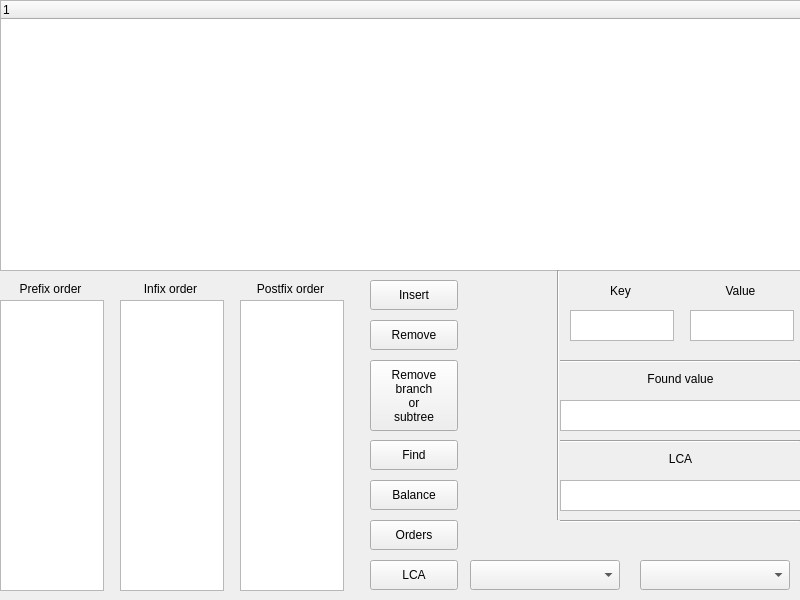
<?xml version="1.0" encoding="UTF-8"?>
<ui version="4.0">
 <class>MainWindow</class>
 <widget class="QMainWindow" name="MainWindow">
  <property name="geometry">
   <rect>
    <x>0</x>
    <y>0</y>
    <width>800</width>
    <height>600</height>
   </rect>
  </property>
  <property name="minimumSize">
   <size>
    <width>800</width>
    <height>600</height>
   </size>
  </property>
  <property name="maximumSize">
   <size>
    <width>800</width>
    <height>600</height>
   </size>
  </property>
  <property name="windowTitle">
   <string>MainWindow</string>
  </property>
  <widget class="QWidget" name="centralwidget">
   <widget class="QTextBrowser" name="pref">
    <property name="geometry">
     <rect>
      <x>0</x>
      <y>300</y>
      <width>104</width>
      <height>291</height>
     </rect>
    </property>
   </widget>
   <widget class="QLabel" name="label">
    <property name="geometry">
     <rect>
      <x>0</x>
      <y>280</y>
      <width>101</width>
      <height>17</height>
     </rect>
    </property>
    <property name="text">
     <string>Prefix order</string>
    </property>
    <property name="alignment">
     <set>Qt::AlignCenter</set>
    </property>
   </widget>
   <widget class="QLabel" name="label_2">
    <property name="geometry">
     <rect>
      <x>120</x>
      <y>280</y>
      <width>101</width>
      <height>17</height>
     </rect>
    </property>
    <property name="text">
     <string>Infix order</string>
    </property>
    <property name="alignment">
     <set>Qt::AlignCenter</set>
    </property>
   </widget>
   <widget class="QTextBrowser" name="inf">
    <property name="geometry">
     <rect>
      <x>120</x>
      <y>300</y>
      <width>104</width>
      <height>291</height>
     </rect>
    </property>
   </widget>
   <widget class="QLabel" name="label_3">
    <property name="geometry">
     <rect>
      <x>240</x>
      <y>280</y>
      <width>101</width>
      <height>17</height>
     </rect>
    </property>
    <property name="text">
     <string>Postfix order</string>
    </property>
    <property name="alignment">
     <set>Qt::AlignCenter</set>
    </property>
   </widget>
   <widget class="QTextBrowser" name="postf">
    <property name="geometry">
     <rect>
      <x>240</x>
      <y>300</y>
      <width>104</width>
      <height>291</height>
     </rect>
    </property>
   </widget>
   <widget class="QTreeWidget" name="treeWidget">
    <property name="geometry">
     <rect>
      <x>0</x>
      <y>0</y>
      <width>801</width>
      <height>271</height>
     </rect>
    </property>
    <column>
     <property name="text">
      <string notr="true">1</string>
     </property>
    </column>
   </widget>
   <widget class="QPushButton" name="pushButton">
    <property name="geometry">
     <rect>
      <x>370</x>
      <y>280</y>
      <width>88</width>
      <height>30</height>
     </rect>
    </property>
    <property name="text">
     <string>Insert</string>
    </property>
   </widget>
   <widget class="QTextEdit" name="key">
    <property name="geometry">
     <rect>
      <x>570</x>
      <y>310</y>
      <width>104</width>
      <height>31</height>
     </rect>
    </property>
   </widget>
   <widget class="QTextEdit" name="value">
    <property name="geometry">
     <rect>
      <x>690</x>
      <y>310</y>
      <width>104</width>
      <height>31</height>
     </rect>
    </property>
   </widget>
   <widget class="QLabel" name="label_4">
    <property name="geometry">
     <rect>
      <x>570</x>
      <y>280</y>
      <width>101</width>
      <height>21</height>
     </rect>
    </property>
    <property name="text">
     <string>Key</string>
    </property>
    <property name="alignment">
     <set>Qt::AlignCenter</set>
    </property>
   </widget>
   <widget class="QLabel" name="label_5">
    <property name="geometry">
     <rect>
      <x>690</x>
      <y>280</y>
      <width>101</width>
      <height>21</height>
     </rect>
    </property>
    <property name="text">
     <string>Value</string>
    </property>
    <property name="alignment">
     <set>Qt::AlignCenter</set>
    </property>
   </widget>
   <widget class="QPushButton" name="pushButton_2">
    <property name="geometry">
     <rect>
      <x>370</x>
      <y>320</y>
      <width>88</width>
      <height>30</height>
     </rect>
    </property>
    <property name="text">
     <string>Remove</string>
    </property>
   </widget>
   <widget class="QPushButton" name="pushButton_3">
    <property name="geometry">
     <rect>
      <x>370</x>
      <y>440</y>
      <width>88</width>
      <height>30</height>
     </rect>
    </property>
    <property name="text">
     <string>Find</string>
    </property>
   </widget>
   <widget class="QPushButton" name="pushButton_5">
    <property name="geometry">
     <rect>
      <x>370</x>
      <y>480</y>
      <width>88</width>
      <height>30</height>
     </rect>
    </property>
    <property name="text">
     <string>Balance</string>
    </property>
   </widget>
   <widget class="QPushButton" name="pushButton_6">
    <property name="geometry">
     <rect>
      <x>370</x>
      <y>520</y>
      <width>88</width>
      <height>30</height>
     </rect>
    </property>
    <property name="text">
     <string>Orders</string>
    </property>
   </widget>
   <widget class="Line" name="line">
    <property name="geometry">
     <rect>
      <x>550</x>
      <y>270</y>
      <width>16</width>
      <height>250</height>
     </rect>
    </property>
    <property name="orientation">
     <enum>Qt::Vertical</enum>
    </property>
   </widget>
   <widget class="Line" name="line_2">
    <property name="geometry">
     <rect>
      <x>560</x>
      <y>360</y>
      <width>240</width>
      <height>3</height>
     </rect>
    </property>
    <property name="orientation">
     <enum>Qt::Horizontal</enum>
    </property>
   </widget>
   <widget class="QTextBrowser" name="fval">
    <property name="geometry">
     <rect>
      <x>560</x>
      <y>400</y>
      <width>241</width>
      <height>31</height>
     </rect>
    </property>
   </widget>
   <widget class="QLabel" name="label_7">
    <property name="geometry">
     <rect>
      <x>570</x>
      <y>370</y>
      <width>221</width>
      <height>17</height>
     </rect>
    </property>
    <property name="text">
     <string>Found value</string>
    </property>
    <property name="alignment">
     <set>Qt::AlignCenter</set>
    </property>
   </widget>
   <widget class="QPushButton" name="pushButton_4">
    <property name="geometry">
     <rect>
      <x>370</x>
      <y>360</y>
      <width>88</width>
      <height>71</height>
     </rect>
    </property>
    <property name="text">
     <string>Remove
branch
or
subtree</string>
    </property>
   </widget>
   <widget class="QPushButton" name="pushButton_7">
    <property name="geometry">
     <rect>
      <x>370</x>
      <y>560</y>
      <width>88</width>
      <height>30</height>
     </rect>
    </property>
    <property name="text">
     <string>LCA</string>
    </property>
   </widget>
   <widget class="QComboBox" name="k1">
    <property name="geometry">
     <rect>
      <x>470</x>
      <y>560</y>
      <width>150</width>
      <height>30</height>
     </rect>
    </property>
   </widget>
   <widget class="Line" name="line_3">
    <property name="geometry">
     <rect>
      <x>560</x>
      <y>440</y>
      <width>240</width>
      <height>3</height>
     </rect>
    </property>
    <property name="orientation">
     <enum>Qt::Horizontal</enum>
    </property>
   </widget>
   <widget class="QComboBox" name="k2">
    <property name="geometry">
     <rect>
      <x>640</x>
      <y>560</y>
      <width>150</width>
      <height>30</height>
     </rect>
    </property>
   </widget>
   <widget class="QLabel" name="label_8">
    <property name="geometry">
     <rect>
      <x>570</x>
      <y>450</y>
      <width>221</width>
      <height>17</height>
     </rect>
    </property>
    <property name="text">
     <string>LCA</string>
    </property>
    <property name="alignment">
     <set>Qt::AlignCenter</set>
    </property>
   </widget>
   <widget class="Line" name="line_4">
    <property name="geometry">
     <rect>
      <x>560</x>
      <y>440</y>
      <width>240</width>
      <height>3</height>
     </rect>
    </property>
    <property name="orientation">
     <enum>Qt::Horizontal</enum>
    </property>
   </widget>
   <widget class="Line" name="line_5">
    <property name="geometry">
     <rect>
      <x>560</x>
      <y>520</y>
      <width>240</width>
      <height>3</height>
     </rect>
    </property>
    <property name="orientation">
     <enum>Qt::Horizontal</enum>
    </property>
   </widget>
   <widget class="QTextBrowser" name="LCA">
    <property name="geometry">
     <rect>
      <x>560</x>
      <y>480</y>
      <width>241</width>
      <height>31</height>
     </rect>
    </property>
   </widget>
  </widget>
 </widget>
 <resources/>
 <connections/>
</ui>
